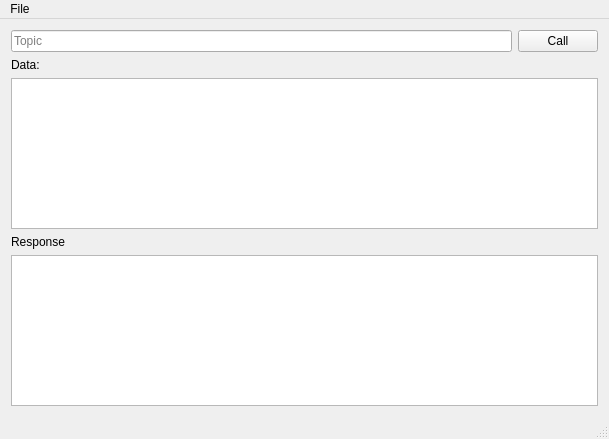
<?xml version="1.0" encoding="UTF-8"?>
<ui version="4.0">
 <class>WAMPlay</class>
 <widget class="QMainWindow" name="WAMPlay">
  <property name="geometry">
   <rect>
    <x>0</x>
    <y>0</y>
    <width>609</width>
    <height>439</height>
   </rect>
  </property>
  <property name="sizePolicy">
   <sizepolicy hsizetype="Expanding" vsizetype="Preferred">
    <horstretch>0</horstretch>
    <verstretch>0</verstretch>
   </sizepolicy>
  </property>
  <property name="windowTitle">
   <string>WAMPlay</string>
  </property>
  <widget class="QWidget" name="centralWidget">
   <property name="sizePolicy">
    <sizepolicy hsizetype="Expanding" vsizetype="Preferred">
     <horstretch>1</horstretch>
     <verstretch>0</verstretch>
    </sizepolicy>
   </property>
   <property name="sizeIncrement">
    <size>
     <width>1</width>
     <height>0</height>
    </size>
   </property>
   <layout class="QVBoxLayout" name="verticalLayout">
    <item>
     <layout class="QHBoxLayout" name="horizontalLayout">
      <item>
       <widget class="QLineEdit" name="line_edit_topic">
        <property name="sizePolicy">
         <sizepolicy hsizetype="Expanding" vsizetype="Fixed">
          <horstretch>1</horstretch>
          <verstretch>0</verstretch>
         </sizepolicy>
        </property>
        <property name="inputMask">
         <string/>
        </property>
        <property name="placeholderText">
         <string>Topic</string>
        </property>
       </widget>
      </item>
      <item>
       <widget class="QPushButton" name="push_button_call">
        <property name="text">
         <string>Call</string>
        </property>
       </widget>
      </item>
     </layout>
    </item>
    <item>
     <layout class="QGridLayout" name="gridLayout">
      <item row="2" column="0">
       <widget class="QLabel" name="label_2">
        <property name="text">
         <string>Response</string>
        </property>
       </widget>
      </item>
      <item row="1" column="0">
       <widget class="QPlainTextEdit" name="plainTextEdit">
        <property name="sizePolicy">
         <sizepolicy hsizetype="Expanding" vsizetype="Expanding">
          <horstretch>1</horstretch>
          <verstretch>0</verstretch>
         </sizepolicy>
        </property>
        <property name="sizeIncrement">
         <size>
          <width>1</width>
          <height>0</height>
         </size>
        </property>
       </widget>
      </item>
      <item row="0" column="0">
       <widget class="QLabel" name="label">
        <property name="text">
         <string>Data:</string>
        </property>
       </widget>
      </item>
      <item row="3" column="0">
       <widget class="QPlainTextEdit" name="plainTextEdit_2">
        <property name="sizePolicy">
         <sizepolicy hsizetype="Expanding" vsizetype="Expanding">
          <horstretch>1</horstretch>
          <verstretch>0</verstretch>
         </sizepolicy>
        </property>
        <property name="sizeIncrement">
         <size>
          <width>1</width>
          <height>0</height>
         </size>
        </property>
       </widget>
      </item>
     </layout>
    </item>
   </layout>
  </widget>
  <widget class="QMenuBar" name="menuBar">
   <property name="geometry">
    <rect>
     <x>0</x>
     <y>0</y>
     <width>609</width>
     <height>22</height>
    </rect>
   </property>
   <widget class="QMenu" name="menuFie">
    <property name="title">
     <string>File</string>
    </property>
    <addaction name="actionConnect"/>
    <addaction name="actionQuit"/>
   </widget>
   <addaction name="menuFie"/>
  </widget>
  <widget class="QStatusBar" name="statusBar"/>
  <action name="actionQuit">
   <property name="text">
    <string>Quit</string>
   </property>
  </action>
  <action name="actionConnect">
   <property name="text">
    <string>Connect</string>
   </property>
  </action>
 </widget>
 <layoutdefault spacing="6" margin="11"/>
 <resources/>
 <connections/>
</ui>
